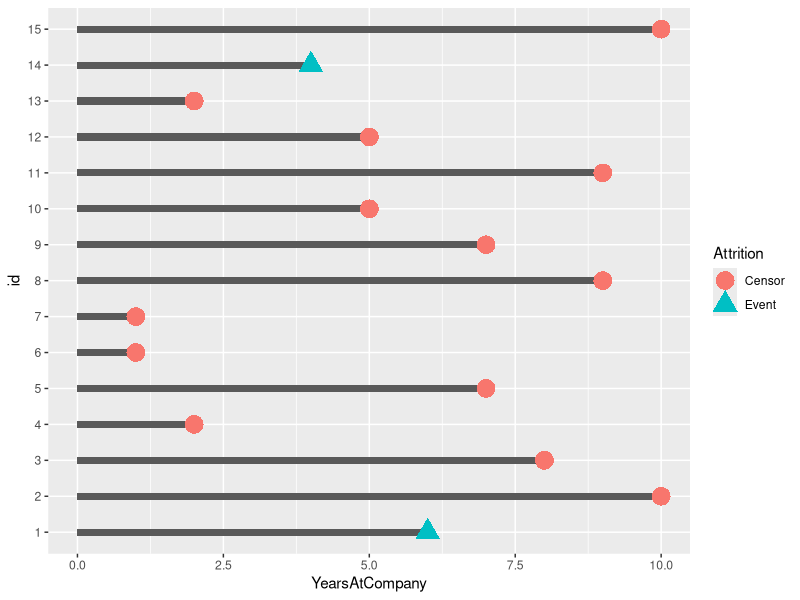
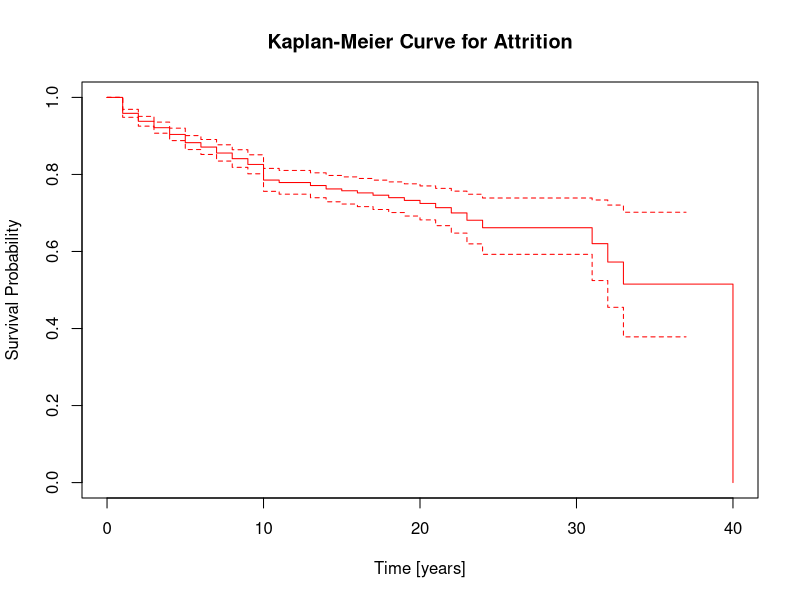
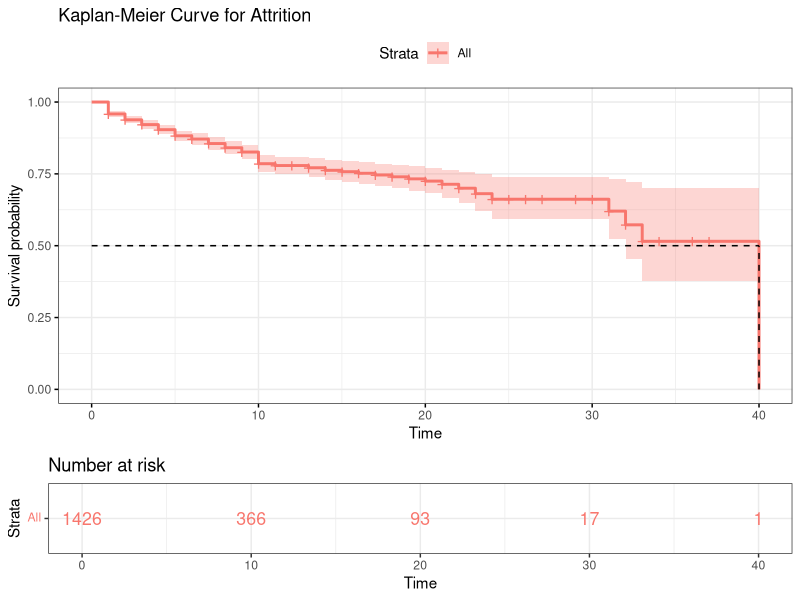
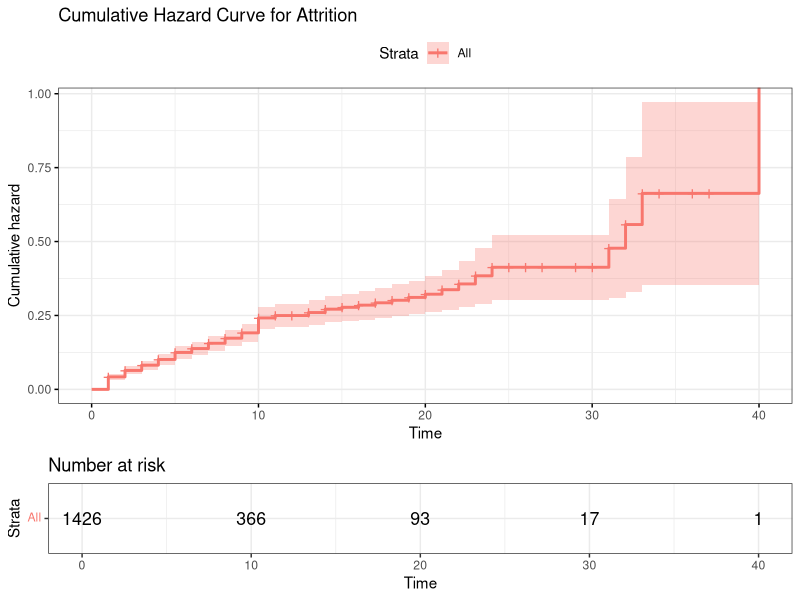
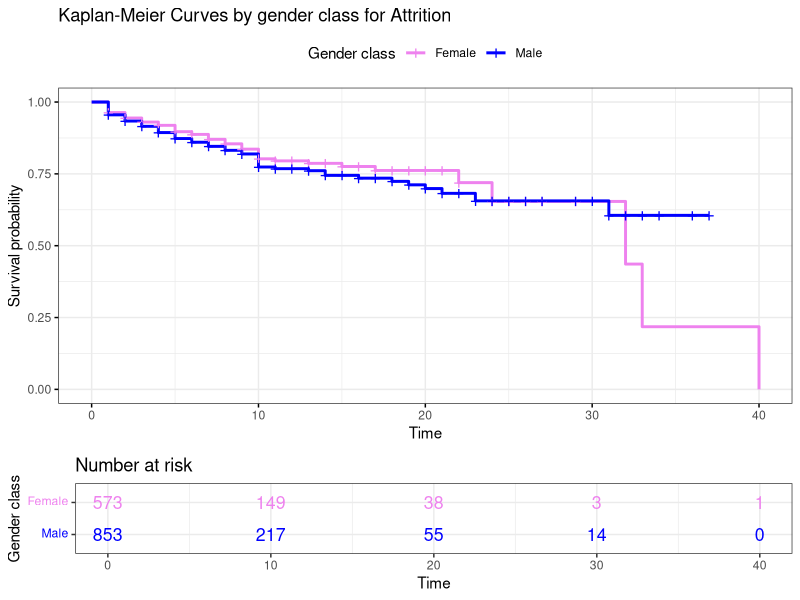
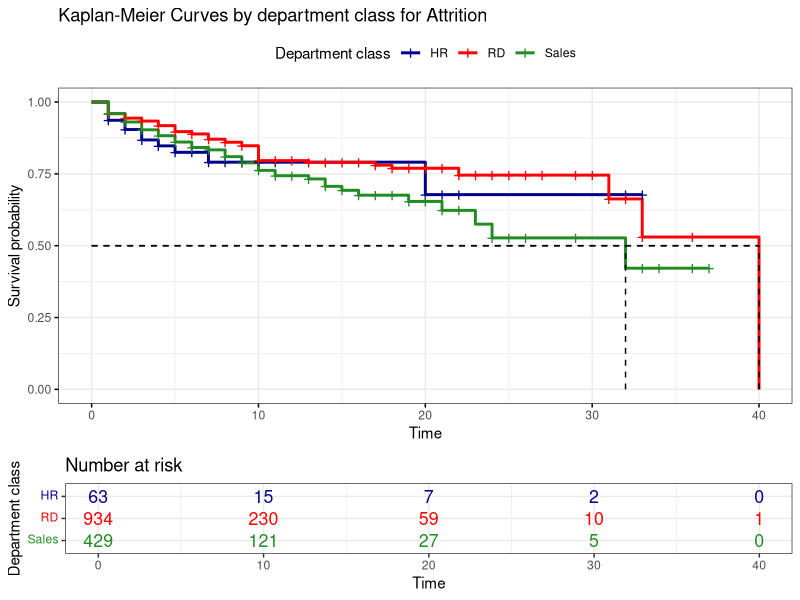
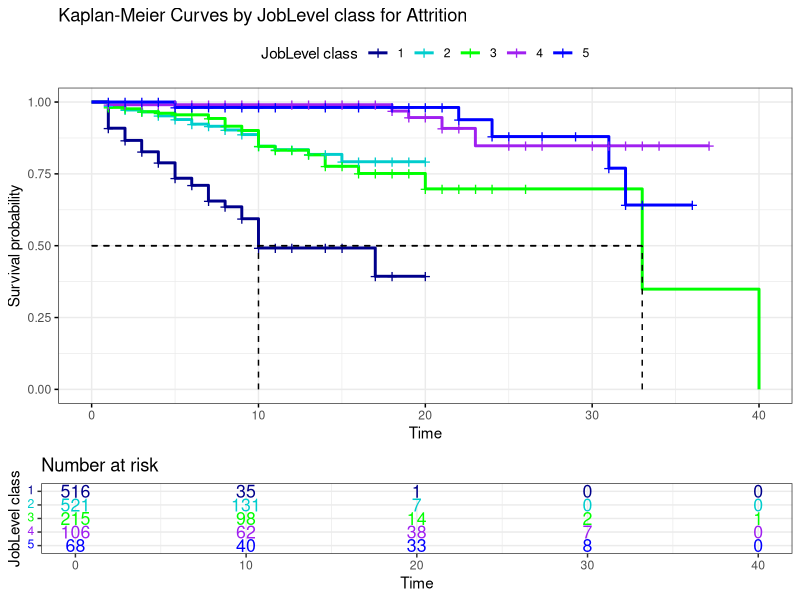
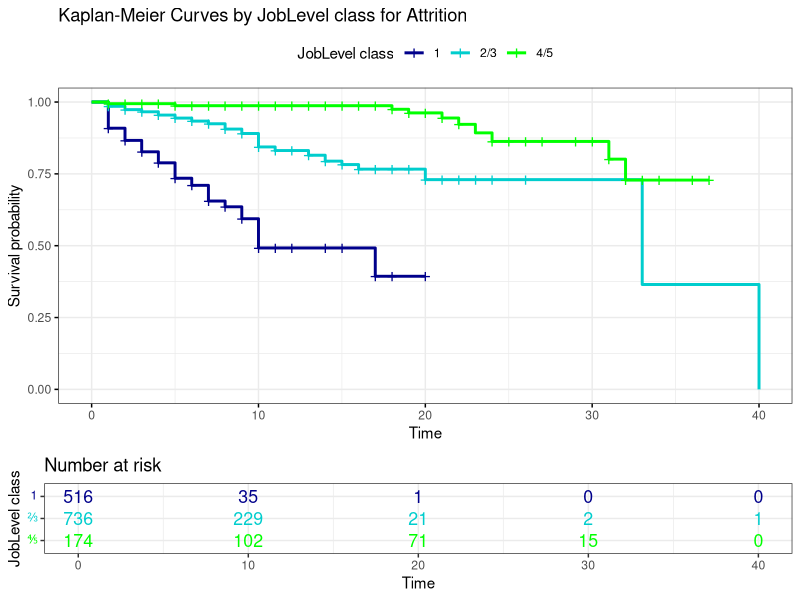

The R script that drew these images, in order:
library(survival)
library(survminer)
library(dplyr) 
library(ggplot2)
library(knitr)
library(broom)
library(tidyr)
library(readxl)
library(fastDummies)

data = read_excel("attrition_dataset.xlsx")
data = subset(data, select = -c(EmployeeCount, EmployeeNumber, Over18, StandardHours, DailyRate,
                                HourlyRate, MonthlyRate))
data = data[-which(data$YearsAtCompany == 0),]
data = data.frame(data)

data$Attrition = ifelse(data$Attrition == "Yes", 1, 0)
data$Gender = ifelse(data$Gender == "Male", 1, 0)
data$OverTime = ifelse(data$OverTime == "Yes", 1, 0)

temp = data[,1]
data[,1] = data[,2]
data[,2] = temp
rm(temp)
colnames(data)[1] <- "Attrition"
colnames(data)[2] <- "Age"

colnames(data)[colnames(data) == "Department_Research & Development"] <- "Department_Research_Development"
colnames(data)[colnames(data) == "JobRole_Laboratory Technician"] <- "JobRole_Laboratory_Technician"
colnames(data)[colnames(data) == "JobRole_Sales Representative"] <- "JobRole_Sales_Representative"

################################################

data$Attrition <- factor(data$Attrition, labels = (c('Censor', 'Event')))
id <- factor(seq(1, dim(data)[1], 1))
data <- data.frame(data, id)

ggplot(data = data[1:15,], aes(x = id,y = YearsAtCompany)) + geom_bar(stat = 'identity', width = 0.2) + 
  geom_point(aes(color = Attrition, shape = Attrition), size = 6) + coord_flip()

fit <- survfit(Surv(YearsAtCompany, Attrition =='Event') ~ 1, data = data)
summary(fit)

library(knitr)
library(broom)
kable(head(tidy(fit),20))

surv_median(fit)

plot(fit, conf.int = T, xlab='Time [years]', ylab = 'Survival Probability', col='red',
     main="Kaplan-Meier Curve for Attrition")

ggsurvplot(fit,
           risk.table = TRUE,
           risk.table.col = "strata",
           surv.median.line = "hv",
           ggtheme = theme_bw(),
           break.time.by=10,
           title = "Kaplan-Meier Curve for Attrition",
           data = data)

H <- fit$cumhaz

ggsurvplot(fit,
           risk.table = TRUE,
           ggtheme = theme_bw(),
           fun='cumhaz',
           break.time.by=10,
           title="Cumulative Hazard Curve for Attrition",
           data = data)

################################################

fit.gender <- survfit(Surv(YearsAtCompany, Attrition=='Event') ~ Gender, data=data)

ggsurvplot(fit.gender, conf.int = F,
           risk.table = TRUE,
           risk.table.col = "strata", 
           ggtheme = theme_bw(),
           break.time.by=10,
           legend.labs=c("Female","Male"), legend.title="Gender class",  
           palette=c("violet","blue"), 
           title="Kaplan-Meier Curves by gender class for Attrition",
           data = data)

log_rank_test <- survdiff(Surv(YearsAtCompany, Attrition=='Event') ~ Gender, data = data)
log_rank_test
# p = 0.3 the difference is not significant in survival

hazard_ratio <- (log_rank_test$obs[1]/log_rank_test$exp[1])/(log_rank_test$obs[2]/log_rank_test$exp[2])
hazard_ratio
# 0.87 < 1
# the risk of attrition in female is 0.87 times the risk in male: being female is a protective factor.

################################################

data$Department <- factor(data$Department)

fit.department <- survfit(Surv(YearsAtCompany, Attrition == 'Event') ~ Department, data = data)

ggsurvplot(fit.department, data = data,
           risk.table = TRUE,
           risk.table.col = "strata", 
           surv.median.line = "hv", 
           ggtheme = theme_bw(),
           break.time.by=10,
           legend.labs=c("HR","RD","Sales"), legend.title="Department class",  
           palette=c("darkblue","red","forestgreen"), 
           title = "Kaplan-Meier Curves by department class for Attrition")

log_rank_test <- survdiff(Surv(YearsAtCompany, Attrition=='Event') ~ Department, data = data)
log_rank_test
# p = 0.04 so the difference is significant

log_rank_test <- survdiff(Surv(YearsAtCompany, Attrition=='Event') ~ Department,
                          data = data[c(which(data$Department == "Human Resources"),which(data$Department == "Sales")),])
log_rank_test
# p = 1, Sales and HR are the same

data_depart = data
data_depart$Department = ifelse(data$Department == "Sales", "Sales or HR", ifelse(data$Department == "Human Resources", "Sales or HR", "RD"))

log_rank_test <- survdiff(Surv(YearsAtCompany, Attrition=='Event') ~ Department, data = data_depart)
log_rank_test
# p = 0.01, the two groups are different

hazard_ratio <- (log_rank_test$obs[1]/log_rank_test$exp[1])/(log_rank_test$obs[2]/log_rank_test$exp[2])
hazard_ratio
# 0.7 < 1
# the risk of attrition in Department RD is 0.7 times the risk in the others departments:
# being part of RD is a protective factor

################################################

data$JobLevel <- factor(data$JobLevel)

fit.Joblevel <- survfit(Surv(YearsAtCompany, Attrition == 'Event') ~ JobLevel, data = data)

ggsurvplot(fit.Joblevel, data = data,
           risk.table = TRUE, 
           risk.table.col = "strata", 
           surv.median.line = "hv",
           ggtheme = theme_bw(),
           break.time.by=10,
           legend.labs=c("1","2","3","4","5"), legend.title="JobLevel class",  
           palette=c("darkblue","cyan3","green","purple","blue"), 
           title="Kaplan-Meier Curves by JobLevel class for Attrition")

log_rank_test <- survdiff(Surv(YearsAtCompany, Attrition=='Event') ~ JobLevel, data=data)
log_rank_test
# p < 2e-16 so the difference is very significant

# 2 vs 3
log_rank_test <- survdiff(Surv(YearsAtCompany, Attrition=='Event') ~ JobLevel, 
                          data = data[c(which(data$JobLevel == 3),which(data$JobLevel == 2)),])
log_rank_test
# p = 1, no difference

# 4 vs 5
log_rank_test <- survdiff(Surv(YearsAtCompany, Attrition=='Event') ~ JobLevel, 
                          data = data[c(which(data$JobLevel == 4),which(data$JobLevel == 5)),])
log_rank_test
# p = 0.9, no substancial difference

data_joblevel = data
data_joblevel$JobLevel = ifelse(data$JobLevel == 1, "Group 1", ifelse(data$JobLevel == 2, "Group 2/3", ifelse(data$JobLevel == 3, "Group 2/3", "Group 4/5"))) 

# 1 vs 2/3 vs 4/5
log_rank_test <- survdiff(Surv(YearsAtCompany, Attrition=='Event') ~ JobLevel, data = data_joblevel)
log_rank_test
# p < 2e-16, three macro-groups

# 1 vs 2/3
hazard_ratio <- (log_rank_test$obs[1]/log_rank_test$exp[1])/(log_rank_test$obs[2]/log_rank_test$exp[2])
hazard_ratio
# 3.73 >> 1
# The risk of JL1 is 3.73 times the risk of JL2/3

# 1 vs 4/5
hazard_ratio <- (log_rank_test$obs[1]/log_rank_test$exp[1])/(log_rank_test$obs[3]/log_rank_test$exp[3])
hazard_ratio
# 11 >> 1
# The risk of JL1 is 11 times the risk of JL4/5

# 2/3 vs 4/5
hazard_ratio <- (log_rank_test$obs[2]/log_rank_test$exp[2])/(log_rank_test$obs[3]/log_rank_test$exp[3])
hazard_ratio
# 2.94 > 1
# The risk of JL2/3 is 2.94 times the risk of JL4/5

fit.groups.Joblevel <- survfit(Surv(YearsAtCompany, Attrition == 'Event') ~ JobLevel, data = data_joblevel)

ggsurvplot(fit.groups.Joblevel, data = data_joblevel,
           risk.table = TRUE, 
           risk.table.col = "strata",
           ggtheme = theme_bw(),
           break.time.by=10,
           legend.labs=c("1","2/3","4/5"), legend.title="JobLevel class",  
           palette=c("darkblue","cyan3","green"), 
           title="Kaplan-Meier Curves by JobLevel class for Attrition")


################################################

data$BusinessTravel <- factor(data$BusinessTravel)
data$Education <- factor(data$Education)
data$EducationField <- factor(data$EducationField)
data$Gender <- factor(data$Gender)
data$EnvironmentSatisfaction <- factor(data$EnvironmentSatisfaction)
data$JobInvolvement <- factor(data$JobInvolvement)
data$JobRole <- factor(data$JobRole)
data$JobSatisfaction <- factor(data$JobSatisfaction)
data$MaritalStatus <- factor(data$MaritalStatus)
data$OverTime <- factor(data$OverTime)
data$PerformanceRating <- factor(data$PerformanceRating)
data$RelationshipSatisfaction <- factor(data$RelationshipSatisfaction)
data$StockOptionLevel <- factor(data$StockOptionLevel)
data$WorkLifeBalance <- factor(data$WorkLifeBalance)

glimpse(data)

# Assumption : covariates time independent, so we removed YearsInCurrentRole, YearsSinceLastPromotion, 
#              YearsSinceLastPromotion, YearsWithCurrManager, TotalWorkingYears 

mod.cox <- coxph(Surv(YearsAtCompany, Attrition == 'Event') ~ 
                   Age + BusinessTravel + DistanceFromHome +
                   EnvironmentSatisfaction + Gender + JobInvolvement + I(JobLevel == 1) +
                   I(JobLevel == 2)  + I(JobLevel == 4)  +
                   I(JobRole == "Research Scientist") + I(JobRole == "Sales Executive") + 
                   I(JobRole == "Sales Representative") + I(JobSatisfaction == 4) + MonthlyIncome + 
                   NumCompaniesWorked + OverTime + RelationshipSatisfaction + 
                   I(StockOptionLevel == 0) + TrainingTimesLastYear + WorkLifeBalance, data = data)
summary(mod.cox)

ggcoxdiagnostics(mod.cox, type = "martingale")

ggcoxdiagnostics(mod.cox, type = "deviance")

ggcoxdiagnostics(mod.cox, type = "schoenfeld")

ggcoxdiagnostics(mod.cox, type = "scaledsch")

test.ph <- cox.zph(mod.cox)
test.ph
